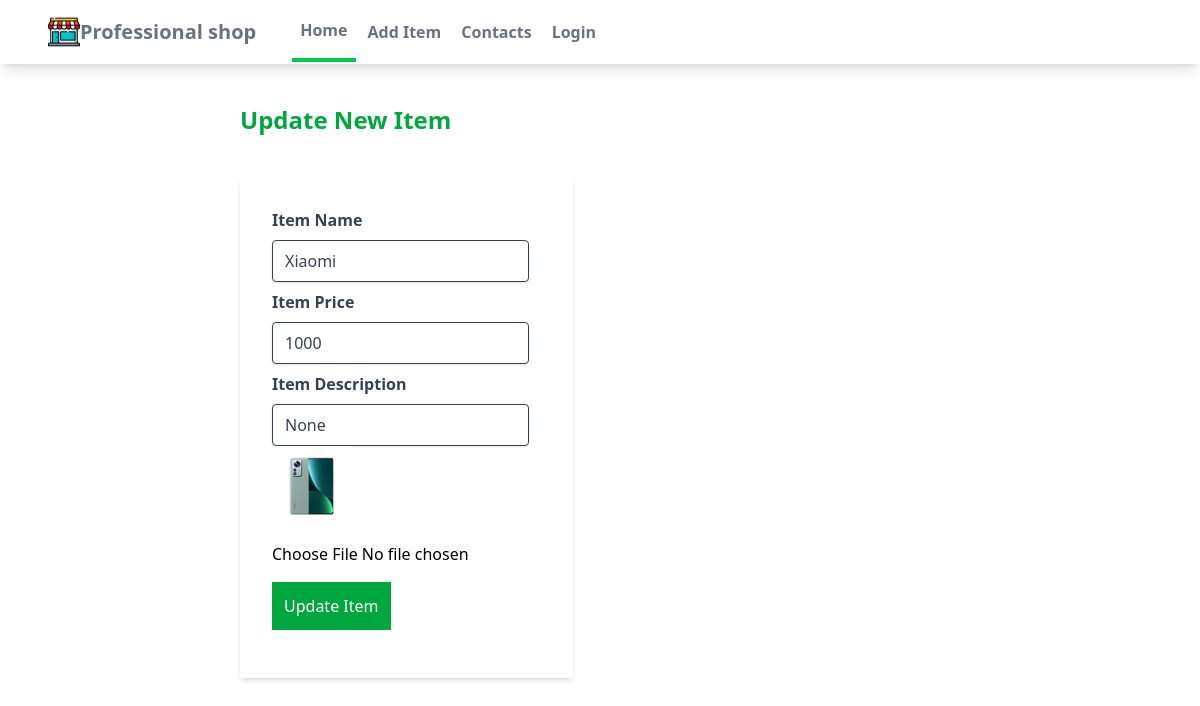
Before: /myapp/updateitem/1/ with the older database file.
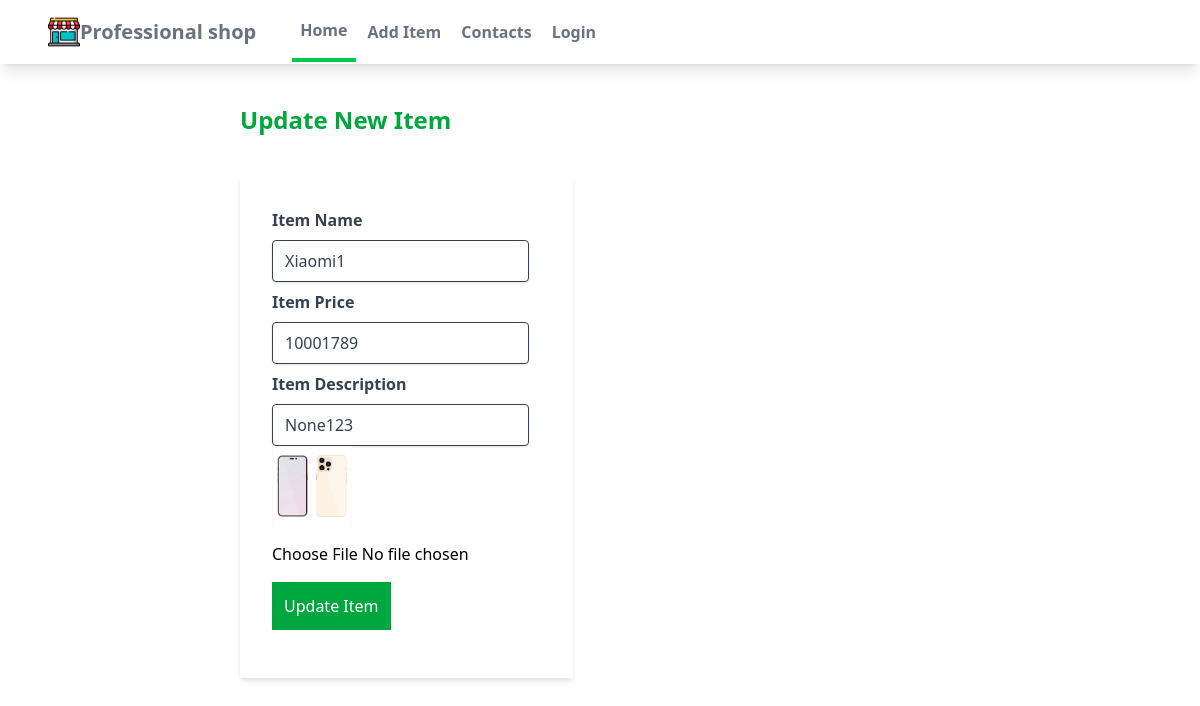
After: the same page with the newer database file.
### myapp/models.py (models this page shows, shortened)
class Product(models.Model):
  seller = models.ForeignKey(User, on_delete=models.CASCADE,default='1')
  name = models.CharField(max_length=100)
  price = models.IntegerField(blank=False, null=True)
  description = models.CharField(max_length=400,null=True)
  image = models.ImageField(blank=True, upload_to="images")

### myapp/views.py (the view, shortened to what this page needs)
# urls.py: path('updateitem/<int:my_id>/', update_item, name="update_item"),
def update_item(request, my_id):
	item = Product.objects.get(id=my_id)
	context = {
		'item' : item,
  }
	return render(request, 'myapp/updateitem.html', context)

### myapp/templates/myapp/updateitem.html (shortened to what this page needs)
{% extends "myapp/base.html" %} {% block content %}
<div class="ml-[200px]">
	<h1 class="text-2xl m-10 font-bold text-green-600">Update New Item</h1>
	<form
		class="w-1/3 bg-white shadow-md m-10 px-8 py-8"
		method="post"
		enctype="multipart/form-data"
	>
		<div class="mb-4">
			<label class="block text-gray-700 text-md font-bold mb-2" for="name"
				>Item Name</label
			>
			<input
				class="shadow appearance-none border rounded py-2 px-3 mr-10 text-gray-700"
				value="{{ item.name }}"
				type="text"
				placeholder="Name..."
				name="name"
				id="name"
			/>
			<label class="block text-gray-700 text-md font-bold mb-2 mt-2" for="price"
				>Item Price</label
			>
			<input
				class="shadow appearance-none border rounded py-2 px-3 mr-10 text-gray-700"
				value="{{ item.price }}"
				type="text"
				placeholder="Price..."
				name="price"
				id="price"
			/>
			<label
				class="block text-gray-700 text-md font-bold mb-2 mt-2"
				for="description"
				>Item Description</label
			>
			<input
				class="shadow appearance-none border rounded py-2 px-3 mr-10 text-gray-700"
				value="{{ item.description }}"
				type="text"
				placeholder="Description..."
				name="description"
				id="description"
			/>
			<img class="w-20 h-20" src="{{ item.image.url}}" alt="" srcset="" />
			<input
				class="block mt-4"
				type="file"
				accept="image/*"
				name="upload"
				id="upload"
			/>
			<button
				class="block bg-green-600 text-white p-3 mt-4"
				type="submit"
				name="Add Item"
				value="Add Item"
			>
				Update Item
			</button>
		</div>
	</form>
</div>
{% endblock content %}

Changed rows visible on the page:
changed Product: name "Xiaomi" → "Xiaomi1"; price "1000" → "10001789"; description "None" → "None123"; image: a different picture
